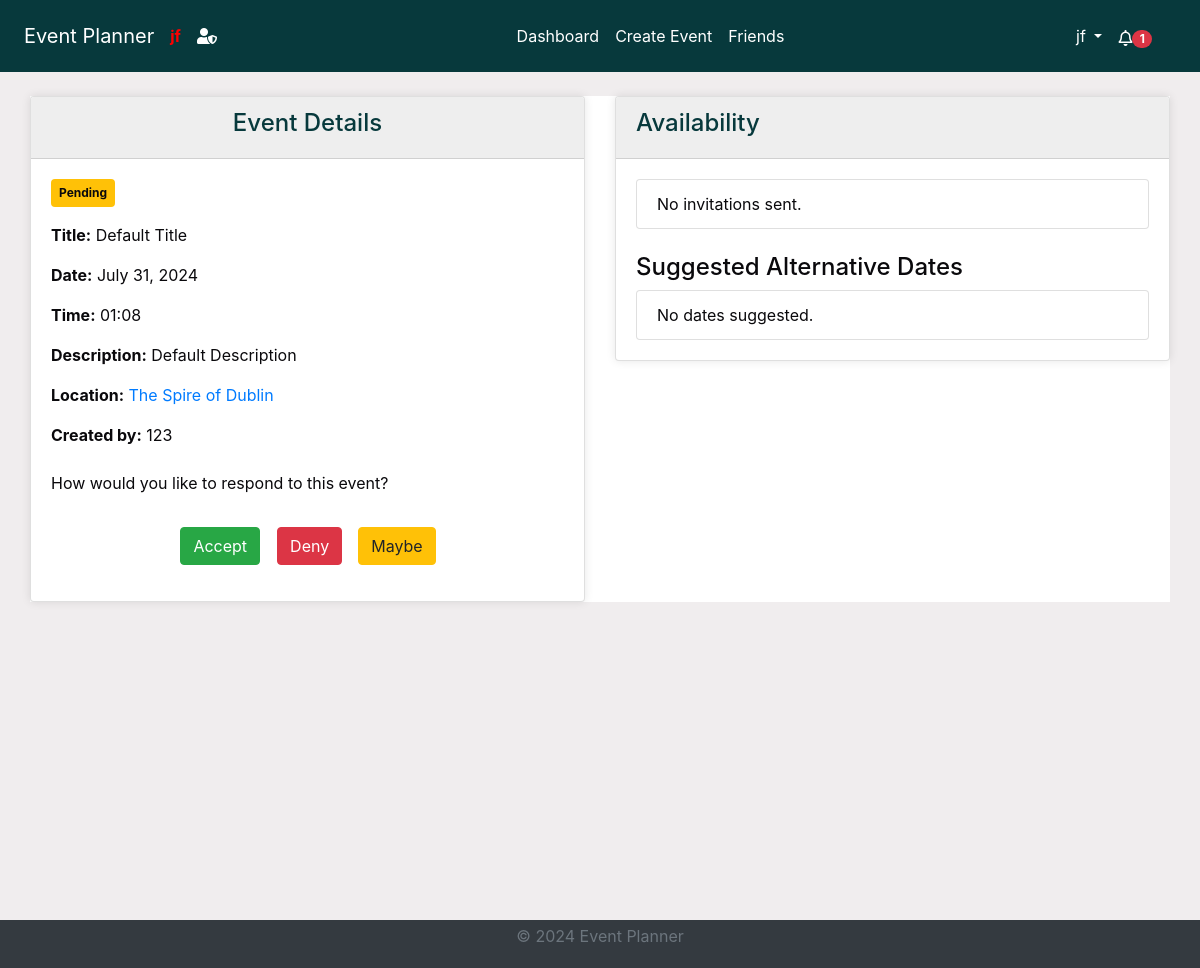
The app's page /events/details/310/ (signed in) with its own data.
### events/models.py (models this page shows, shortened)
class Event(models.Model):
    STATUS_CHOICES = [
        ("Pending", "Pending"),
        ("Confirmed", "Confirmed"),
        ("Cancelled", "Cancelled"),
    ]
    title = models.CharField(max_length=100)
    description = models.TextField()
    location = models.CharField(max_length=255)
    created_by = models.ForeignKey(User, on_delete=models.CASCADE)
    proposed_date = models.DateTimeField()
    finalized_date = models.DateTimeField(null=True, blank=True)
    status = models.CharField(
        max_length=20, choices=STATUS_CHOICES, default="Pending"
    )
    created_at = models.DateTimeField(auto_now_add=True)
    updated_at = models.DateTimeField(auto_now=True)

### events/views.py (the view, shortened to what this page needs)
# urls.py: path("<int:event_id>/", views.event_details, name="event_details"),
@login_required
def event_details(request, event_id):
    event = get_object_or_404(Event, id=event_id)
    invitations = Invitation.objects.filter(event=event)
    user_invitations = invitations.filter(user=request.user)
    user_invitations.update(read=True)
    Notification.objects.filter(
        event=event, user=request.user, read=False
    ).update(read=True)
    current_date = timezone.now().date()
    current_time = timezone.now().time()
    context = {
        "event": event,
        "invitations": invitations,
        "current_date": current_date,
        "current_time": current_time,
    }
    return render(request, "events/event_details.html", context)

### accounts/context_processors.py (called while the page is built)
def google_api_key(request):
    return {"GOOGLE_API_KEY": os.getenv("GOOGLE_API_KEY")}

### notifications/context_processors.py (called while the page is built)
def notifications(request):
    if request.user.is_authenticated:
        all_unread_notifications = Notification.objects.filter(
            user=request.user, read=False
        ).order_by("-created_at")
        unread_count = all_unread_notifications.count()
        recent_unread_notifications = all_unread_notifications[:8]
        return {
            "recent_unread_notifications": recent_unread_notifications,
            "unread_count": unread_count,
        }
    return {}

### templates/events/event_details.html (shortened to what this page needs)
{% extends 'base.html' %}
{% load static %}
{% block content %}
<div class="container mt-2">
    <div class="row">
        <div class="col-md-6">
            <div class="card">
                <div class="card-header bg-primary text-white text-center">
                    <h4>Event Details</h4>
                </div>
                <div class="card-body">
                    <span class="badge bg-{{ event.status|lower }} mb-3">{{ event.status|capfirst }}</span>
                    <p><strong>Title:</strong> {{ event.title|title }}</p>
                    <p><strong>Date:</strong> {{ event.proposed_date|date:"F j, Y" }}</p>
                    <p><strong>Time:</strong> {{ event.proposed_date|time:"H:i" }}</p>
                    <p><strong>Description:</strong> {{ event.description|capfirst }}</p>
                    <p><strong>Location:</strong> <a href="https://www.google.com/maps/search/?api=1&query={{ event.location }}" target="_blank">{{ event.location|capfirst }}</a></p>
                    <p><strong>Created by:</strong> {{ event.created_by.username|capfirst }}</p>
                    {% if request.user == event.created_by %}
                    <div class="d-flex justify-content-between mt-3">
                        <a href="{% url 'edit_event' event.id %}" class="btn btn-warning"><i class="fas fa-edit"></i> Edit</a>
                        <button class="btn btn-danger delete-btn" data-event-id="{{ event.id }}"><i class="fas fa-trash-alt"></i> Delete</button>
                    </div>
                    {% else %}
                    <div class="mt-4">
                        <p>How would you like to respond to this event?</p>
                        <div class="d-flex justify-content-around">
                            <div class="d-flex align-items-center">
                                <form method="post" action="" class="d-inline">
                                    <button type="submit" class="btn btn-success">Accept</button>
                                </form>
                                <form method="post" action="" class="d-inline">
                                    <button type="submit" class="btn btn-danger">Deny</button>
                                </form>
                                <button class="btn btn-warning" onclick="openAlternateDateModal()">Maybe</button>
                            </div>
                        </div>
                    </div>
                    {% endif %}
                </div>
            </div>
        </div>
        <div class="col-md-6">
            <div class="card">
                <div class="card-header bg-secondary text-white">
                    <h4>Availability</h4>
                </div>
                <div class="card-body">
                    <ul class="list-group">
                        {% for invitation in event.invitations.all %}
                            <li class="list-group-item d-flex justify-content-between align-items-center">
                                <img src="{% static 'images/profile_pictures/' %}{{ invitation.user.userprofile.profile_picture }}" alt="{{ invitation.user.username }}'s profile picture" class="rounded-circle mr-2" style="width: 40px; height: 40px;">
                                <span style="margin-right:auto;"> {{ invitation.user.username|capfirst }} </span>
                                <span class="badge bg-{{ invitation.status|lower }}">{{ invitation.status }}</span>
                            </li>
                        {% empty %}
                            <li class="list-group-item">No invitations sent.</li>
                        {% endfor %}
                    </ul>
                    <h4 class="mt-4">Suggested Alternative Dates</h4>
                    <ul class="list-group">
                        {% for invitation in event.invitations.all %}
                            {% if invitation.suggested_date %}
                            <li class="list-group-item">
                                <img src="{% static 'images/profile_pictures/' %}{{ invitation.user.userprofile.profile_picture }}" alt="{{ invitation.user.username }}'s profile picture" class="rounded-circle mr-2" style="width: 40px; height: 40px;">
                                {{ invitation.user.username|capfirst }}: {{ invitation.suggested_date|date:"F j, Y" }} - {{ invitation.suggested_date|time:"H:i" }}
                            </li>
                            {% else %}
                                <li class="list-group-item">No dates suggested.</li>
                            {% endif %}
                            {% empty %}
                            <li class="list-group-item">No dates suggested.</li>
                        {% endfor %}
                    </ul>
                </div>
            </div>
        </div>
    </div>
</div>
{% endblock %}

### templates/base.html (shortened to what this page needs)
<!DOCTYPE html>
<html lang="en">
<head>
    {% load static %}
    <link rel="stylesheet" href="https://stackpath.bootstrapcdn.com/bootstrap/4.5.2/css/bootstrap.min.css">
    <link rel="stylesheet" href="{% static 'css/styles.css' %}">
    <link rel="stylesheet" href="https://cdnjs.cloudflare.com/ajax/libs/font-awesome/5.15.4/css/all.min.css">
    <link rel="stylesheet" href="https://cdnjs.cloudflare.com/ajax/libs/fullcalendar/3.10.2/fullcalendar.min.css" />
</head>
<body class="c-app">
    <header class="c-header c-header-light c-header-fixed">
        <nav class="navbar navbar-expand-lg navbar-light">
            <a class="navbar-brand" href="{% url 'home' %}">Event Planner</a>
            <strong style="color:red;">   {{ user.username }} </strong>
            {% if user.is_superuser %}
                <a class="nav-link" href="{% url 'admin:index' %}"> <i class="fas fa-user-shield"></i></a>
            {% endif %}
            <div class="collapse navbar-collapse" id="navbarSupportedContent">
                {% if user.is_authenticated %}
                <ul class="navbar-nav mx-auto">
                    <li class="nav-item {% if request.resolver_match.url_name == 'dashboard' %}active{% endif %}">
                        <a class="nav-link" href="{% url 'dashboard' %}">Dashboard</a>
                    </li>
                    <li class="nav-item {% if request.resolver_match.url_name == 'create_event' %}active{% endif %}">
                        <a class="nav-link" href="{% url 'create_event' %}">Create Event</a>
                    </li>
                    <li class="nav-item {% if request.resolver_match.url_name == 'friends_page' %}active{% endif %}">
                        <a class="nav-link" href="{% url 'friends_page' %}">Friends</a>
                    </li>
                    {% endif %}
                </ul>
                {% if user.is_authenticated %}
                <ul class="navbar-nav d-flex">
                    <li class="nav-item dropdown">
                        <a class="nav-link dropdown-toggle" href="#" id="profileLink" role="button" data-toggle="dropdown" aria-haspopup="true" aria-expanded="false">
                            {{ user.username }}
                        </a>
                    </li>
                </ul>
                {% endif %}
            </div>
            {% if user.is_authenticated %}
                <ul class="navbar-nav ml-auto d-flex">
                    <li class="nav-item mr-3">
                        <a class="nav-link" href="#" id="notificationBell" role="button" data-toggle="dropdown" aria-haspopup="true" aria-expanded="false">
                            <i class="fas fa-bell" style="font-weight:100";></i>
                            {% if unread_count > 0 %}
                                <span class="badge badge-pill badge-danger">{{ unread_count }}</span>
                            {% else %}
                                <span class="badge badge-pill badge-danger" style="opacity: 0;min-width:1.5rem;min-height:0.9rem">{{ unread_count }}</span>
                            {% endif %}
                        </a>
                    </li>
                </ul>
            {% endif %}
        </nav>
    </header>
    <main class="c-main">
        <div class="container-fluid">
            <div class="fade-in">
                {% block content %}{% endblock %}
            </div>
        </div>
    </main>
    <footer class="footer py-1">
        <div class="container text-center">
            <p class="text-muted">&copy; 2024 Event Planner</p>
        </div>
    </footer>
</body>
</html>

### static/css/styles.css (style rules this page uses)
* { box-sizing: border-box; }
body, html { margin: 0; padding: 0; font-family: var(--font-family-sans-serif); background-color: var(--background); color: var(--text); height: 100%; }
:root { --primary: #07393c; --secondary: #2C666E; --accent: #90DDF0; --background: #F0EDEE; --text: #0A090C; --heading-bg: #eeeeee; --white: #fff; --gray: #6c757d; --gray-dark: #343a40; --success: #28a745; --info: #17a2b8; --warning: #ffc107; --danger: #dc3545; --light: #f8f9fa; --dark: #343a40; --breakpoint-xs: 0; --breakpoint-sm: 576px; --breakpoint-md: 768px; --breakpoint-lg: 992px; --breakpoint-xl: 1200px; --font-family-sans-serif: -apple-system, BlinkMacSystemFont, "Segoe UI", Roboto, "Helvetica Neue", Arial, "Noto Sans", sans-serif, "Apple Color Emoji", "Segoe UI Emoji", "Segoe UI Symbol", "Noto Color Emoji"; --font-family-monospace: SFMono-Regular, Menlo, Monaco, Consolas, "Liberation Mono", "Courier New", monospace; }
.container-fluid { display: flex; flex-direction: column; min-height: 100vh; }
.row { flex: 1; display: flex; }
.bg-primary { background-color: var(--primary) !important; }
.bg-secondary { background-color: var(--secondary) !important; }
header { background-color: var(--primary) !important; color: var(--white) !important; padding: .5rem !important; margin-bottom: 1rem !important; }
header a, header .navbar-brand, header .nav-link { color: var(--white) !important; }
.card-header { background-color: var(--heading-bg) !important; color: var(--primary) !important; }
footer { background-color: var(--dark) !important; color: var(--white) !important; padding: 1px 0px !important; padding-top: 0 !important; padding-bottom: 0 !important; margin-top: 2rem !important; text-align: center !important; margin-top: auto; }
.upcoming-events, .your-events, form { padding: 1rem; box-shadow: 0 0 10px rgba(0, 0, 0, .1); background-color: var(--white); border-radius: 5px; }
body>main>div>div>div.container { background-color: var(--white); padding: 2rem; box-shadow: 0 0 10px rgba(0, 0, 0, .5); }
.card-body>span { padding: .5rem; }
.bg-maybe, .bg-pending { background-color: var(--warning) !important; }
.upcoming-events, .your-events, form { box-shadow: none; }
button.btn.btn-warning { margin: 0; }
.card { box-shadow: 0 0 10px rgba(0, 0, 0, .1); min-height: 50%; }
.navbar-nav.mx-auto { flex: 1; justify-content: center; }
#notificationBell { margin-right: auto; padding-top: .9rem; display: flex; justify-content: flex-end; }
form.d-inline { margin-left: -15px !important; }
body>main>div>div>div.container { padding: 0rem; box-shadow: none; }

### records on screen
Event: status "Pending", title "Default Title", proposed_date "July 31, 2024", proposed_date "01:08", description "Default Description", location "The Spire of Dublin", created_by.username "123"

### other values on screen
{{ user.username }} "jf"
{{ unread_count }} "1"
